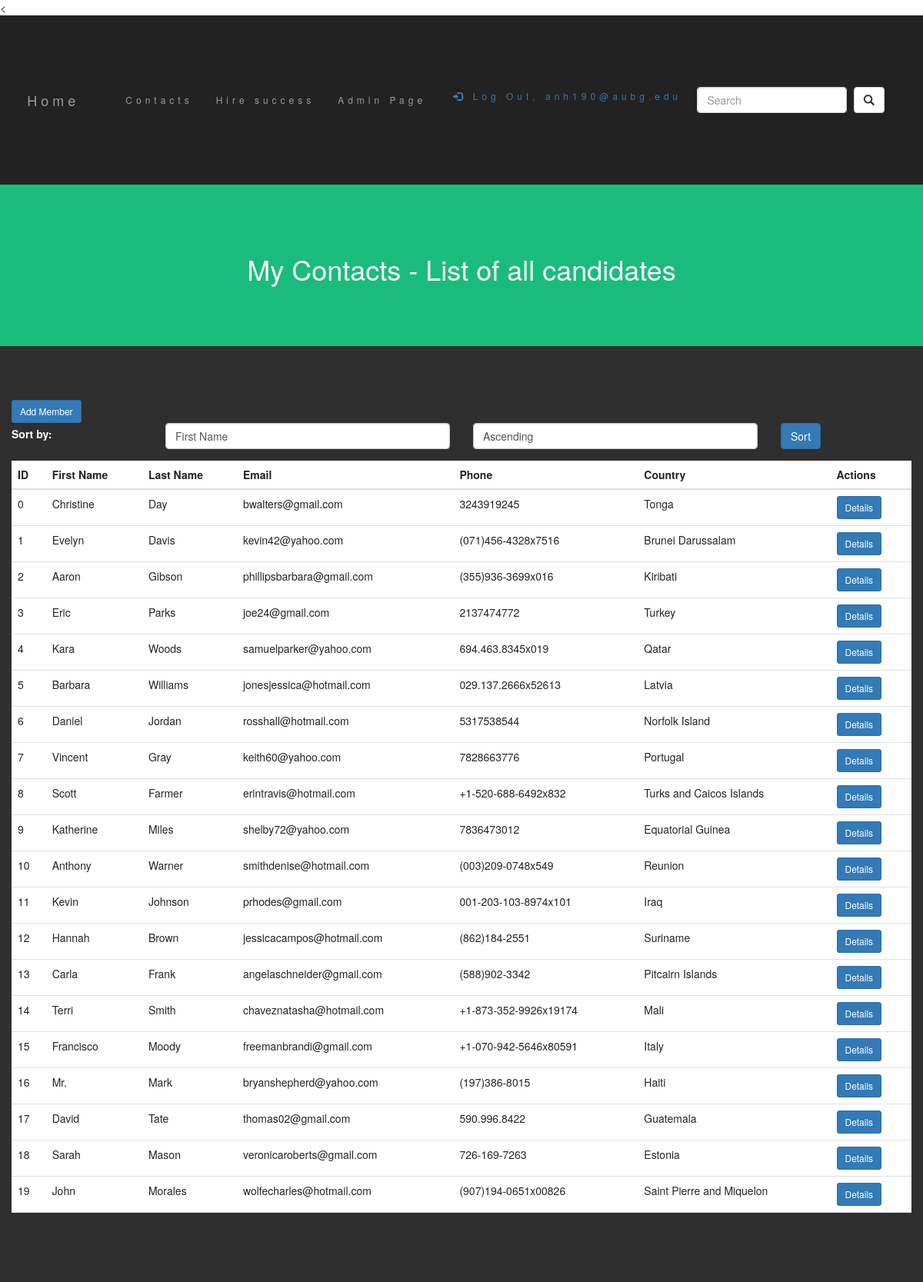
Screenshot of /home/contacts/ (signed in) with the database file from the repository.
### crm_project/models.py (models this page shows, shortened)
class Member(models.Model):
  firstname = models.CharField(max_length=255)
  lastname = models.CharField(max_length=255)
  phone = models.CharField(null=True, max_length=255)
  email = models.EmailField(null=True)
  country = models.CharField(max_length=255, null=True)
  id = models.IntegerField(primary_key=True)
  education = models.CharField(max_length=255, null=True)
  desired_position = models.CharField(max_length=255, null=True)
  amount_of_workplaces = models.IntegerField(null=True)
  total_years_of_exp = models.IntegerField(null=True)
  hire_success = models.FloatField(null=True)

### crm_project/views.py (the view, shortened to what this page needs)
# urls.py: path("home/contacts/", views.contacts, name='contacts'),
@login_required
def contacts(request):
  members = Member.objects.all()
  context = {'members': members}
  return render(request, 'contacts.html', context)

### crm_project/templates/contacts.html (shortened to what this page needs)
{% include "header.html" %}
<div class="container-fluid bg-2 text-center">
    <h1> My Contacts - List of all candidates </h1>
</div>
   <div class="container-fluid bg-3 text-left">
   <a href="{% url 'add_member' %}" class="btn btn-primary btn-sm">Add Member</a>
    <form method="POST">
      <div class="form-group row">
        <label class="col-sm-2 col-form-label">Sort by:</label>
        <div class="col-sm-4">
          <select class="form-control" name="sort_field">
            <option value="firstname">First Name</option>
          </select>
        </div>
        <div class="col-sm-4">
          <select class="form-control" name="sort_direction">
            <option value="asc">Ascending</option>
          </select>
        </div>
        <div class="col-sm-2">
          <button type="submit" class="btn btn-primary">Sort</button>
        </div>
      </div>
    </form>
    <table class="table text-white">
      <thead>
        <tr>
          <th>ID</th>
          <th>First Name</th>
          <th>Last Name</th>
          <th>Email</th>
          <th>Phone</th>
          <th>Country</th>
          <th>Actions</th>
        </tr>
      </thead>
      <tbody>
        {% for member in members %}
          <tr class="">
            <td>{{ member.id }}</td>
            <td>{{ member.firstname }}</td>
            <td>{{ member.lastname }}</td>
            <td>{{ member.email }}</td>
            <td>{{ member.phone }}</td>
            <td>{{ member.country }}</td>
            <td><a href="{% url 'details' member.id %}"
                   class="btn btn-primary btn-sm">Details</a></td>
      </tr>
        {% endfor %}
      </tbody>
    </table>
   </div>

### crm_project/templates/header.html (shortened to what this page needs)
<!DOCTYPE html>
<html lang="en">
<link href="https://cdn.jsdelivr.net/npm/bootstrap@5.3.0-alpha1/dist/css/bootstrap.min.css" rel="stylesheet">
<link rel="stylesheet" href="https://maxcdn.bootstrapcdn.com/bootstrap/3.4.1/css/bootstrap.min.css">
<nav class="navbar navbar-inverse navbar-expand-lg">
  <div class="container-fluid">
    <div class="navbar-header">
      <a class="active navbar-brand" href="{% url 'home' %}">Home</a>
    </div>
<ul class="nav navbar-nav">
      <li class=""><a href="{% url 'contacts' %}">Contacts</a></li>
      <li><a href="{% url 'main' %}">Hire success</a></li>
      <li><a href="admin/">Admin Page</a></li>
    </ul>
<ul class="nav navbar-nav navbar-right">
    {% if user.is_authenticated %}
  <p><a href="{% url 'logout' %}"><span class="glyphicon glyphicon-log-in"></span> Log Out, {{ user.username }}</a></p>
{% else %}
  <p>You are not logged in</p>
  <a href="{% url 'login' %}"><span class="glyphicon glyphicon-log-in"></span> Log In</a>
{% endif %}
    </ul>
      <form class="navbar-form navbar-left" action="{% url 'contact_search' %}" method="get">
      <div class="form-group">
        <input type="text" name="q" class="form-control" placeholder="Search">
      </div>
      <button type="submit" class="btn btn-default">
      <i class="glyphicon glyphicon-search"></i>
      </button>
    </form>
  </div>
</nav>

### crm_project/templates/header.html (style rules this page uses)
.bg-2 { background-color: #1abc7c; color: #ffffff; }
.container-fluid { padding-top: 70px; padding-bottom: 70px; }
.navbar { padding-top: 15px; padding-bottom: 15px; border: 0; border-radius: 0; margin-bottom: 0; font-size: 12px; letter-spacing: 5px; }
.bg-3 { background-color: #2f2f2f; color: #ffffff; }

### rows the page displays
Member: id "0", firstname "Christine", lastname "Day", email "bwalters@gmail.com", phone "3243919245", country "Tonga"
Member: id "1", firstname "Evelyn", lastname "Davis", email "kevin42@yahoo.com", phone "(071)456-4328x7516", country "Brunei Darussalam"
Member: id "2", firstname "Aaron", lastname "Gibson", email "phillipsbarbara@gmail.com", phone "(355)936-3699x016", country "Kiribati"
Member: id "3", firstname "Eric", lastname "Parks", email "joe24@gmail.com", phone "2137474772", country "Turkey"
Member: id "4", firstname "Kara", lastname "Woods", email "samuelparker@yahoo.com", phone "694.463.8345x019", country "Qatar"
Member: id "5", firstname "Barbara", lastname "Williams", email "jonesjessica@hotmail.com", phone "029.137.2666x52613", country "Latvia"
Member: id "6", firstname "Daniel", lastname "Jordan", email "rosshall@hotmail.com", phone "5317538544", country "Norfolk Island"
Member: id "7", firstname "Vincent", lastname "Gray", email "keith60@yahoo.com", phone "7828663776", country "Portugal"
Member: id "8", firstname "Scott", lastname "Farmer", email "erintravis@hotmail.com", phone "+1-520-688-6492x832", country "Turks and Caicos Islands"
Member: id "9", firstname "Katherine", lastname "Miles", email "shelby72@yahoo.com", phone "7836473012", country "Equatorial Guinea"
Member: id "10", firstname "Anthony", lastname "Warner", email "smithdenise@hotmail.com", phone "(003)209-0748x549", country "Reunion"
Member: id "11", firstname "Kevin", lastname "Johnson", email "prhodes@gmail.com", phone "001-203-103-8974x101", country "Iraq"
Member: id "12", firstname "Hannah", lastname "Brown", email "jessicacampos@hotmail.com", phone "(862)184-2551", country "Suriname"
Member: id "13", firstname "Carla", lastname "Frank", email "angelaschneider@gmail.com", phone "(588)902-3342", country "Pitcairn Islands"
Member: id "14", firstname "Terri", lastname "Smith", email "chaveznatasha@hotmail.com", phone "+1-873-352-9926x19174", country "Mali"
Member: id "15", firstname "Francisco", lastname "Moody", email "freemanbrandi@gmail.com", phone "+1-070-942-5646x80591", country "Italy"
Member: id "16", firstname "Mr.", lastname "Mark", email "bryanshepherd@yahoo.com", phone "(197)386-8015", country "Haiti"
Member: id "17", firstname "David", lastname "Tate", email "thomas02@gmail.com", phone "590.996.8422", country "Guatemala"
Member: id "18", firstname "Sarah", lastname "Mason", email "veronicaroberts@gmail.com", phone "726-169-7263", country "Estonia"
Member: id "19", firstname "John", lastname "Morales", email "wolfecharles@hotmail.com", phone "(907)194-0651x00826", country "Saint Pierre and Miquelon"

### other values shown
{{ user.username }} "anh190@aubg.edu"
